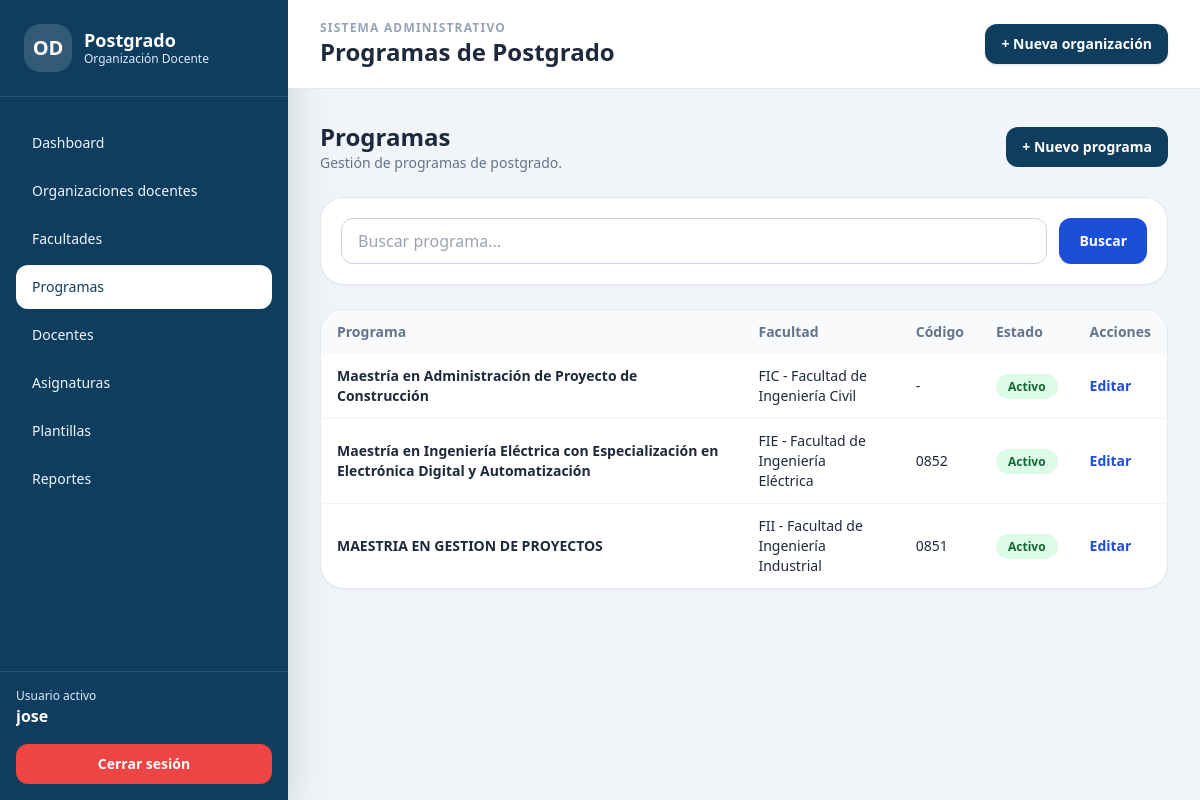
Screenshot of /programas/ (signed in) with the database file from the repository.
### organizacion_docente/models.py (models this page shows, shortened)
class ModeloBase(models.Model):
    creado_en = models.DateTimeField(auto_now_add=True)
    actualizado_en = models.DateTimeField(auto_now=True)
    class Meta:
        abstract = True

class ProgramaPostgrado(ModeloBase):
    facultad = models.ForeignKey(
        Facultad,
        on_delete=models.PROTECT,
        related_name="programas",
        verbose_name="Facultad"
    )
    nombre = models.CharField(
        max_length=255,
        verbose_name="Nombre del programa"
    )
    codigo = models.CharField(
        max_length=50,
        blank=True,
        null=True,
        verbose_name="Código del programa"
    )
    activo = models.BooleanField(
        default=True,
        verbose_name="Activo"
    )
    class Meta:
        verbose_name = "Programa de Postgrado"
        verbose_name_plural = "Programas de Postgrado"
        ordering = ["facultad__nombre", "nombre"]
        constraints = [
            models.UniqueConstraint(
                fields=["facultad", "nombre"],
                name="programa_unico_por_facultad"
            )
        ]

class Facultad(ModeloBase):
    nombre = models.CharField(
        max_length=150,
        unique=True,
        verbose_name="Nombre de la facultad"
    )
    siglas = models.CharField(
        max_length=20,
        blank=True,
        null=True,
        verbose_name="Siglas"
    )
    activo = models.BooleanField(
        default=True,
        verbose_name="Activo"
    )
    class Meta:
        verbose_name = "Facultad"
        verbose_name_plural = "Facultades"
        ordering = ["nombre"]
    def __str__(self):
        if self.siglas:
            return f"{self.siglas} - {self.nombre}"
        return self.nombre

### organizacion_docente/views.py (the view, shortened to what this page needs)
@login_required
def programa_listado(request):
    programas = ProgramaPostgrado.objects.select_related(
        "facultad"
    ).order_by("facultad__nombre", "nombre")
    q = request.GET.get("q")
    page_obj = paginar_queryset(request, programas, cantidad=15)
    context = {
        "titulo": "Programas de Postgrado",
        "programas": page_obj,
        "page_obj": page_obj,
        "q": q,
    }
    return render(
        request,
        "organizacion_docente/programa_list.html",
        context
    )

### organizacion_docente/views.py (called while the page is built)
def paginar_queryset(request, queryset, cantidad=15):
    paginator = Paginator(queryset, cantidad)
    numero_pagina = request.GET.get("page")
    return paginator.get_page(numero_pagina)

### templates/organizacion_docente/programa_list.html (shortened to what this page needs)
{% extends "base.html" %}
{% block header %}Programas de Postgrado{% endblock %}
{% block content %}
<div class="flex items-center justify-between mb-6">
    <div>
        <h3 class="text-2xl font-black text-slate-800">Programas</h3>
        <p class="text-sm text-slate-500">Gestión de programas de postgrado.</p>
    </div>
    <a href="{% url 'programa_crear' %}" class="rounded-xl bg-[#0f3d5e] px-4 py-2.5 text-sm font-bold text-white hover:bg-[#115b83]">
        + Nuevo programa
    </a>
</div>
<div class="bg-white rounded-3xl border border-slate-200 shadow-sm p-5 mb-6">
    <form method="get" class="flex gap-3">
        <input type="text" name="q" value="{{ q|default:'' }}" placeholder="Buscar programa..."
               class="w-full rounded-xl border border-slate-300 px-4 py-2.5 focus:ring-2 focus:ring-blue-200">
        <button class="rounded-xl bg-blue-700 px-5 py-2.5 text-sm font-bold text-white">Buscar</button>
    </form>
</div>
<div class="bg-white rounded-3xl border border-slate-200 shadow-sm overflow-hidden">
    <table class="min-w-full text-sm">
        <thead class="bg-slate-50 text-left text-slate-500">
            <tr>
                <th class="px-4 py-3">Programa</th>
                <th class="px-4 py-3">Facultad</th>
                <th class="px-4 py-3">Código</th>
                <th class="px-4 py-3">Estado</th>
                <th class="px-4 py-3">Acciones</th>
            </tr>
        </thead>
        <tbody class="divide-y divide-slate-100">
            {% for item in programas %}
                <tr>
                    <td class="px-4 py-3 font-bold">{{ item.nombre }}</td>
                    <td class="px-4 py-3">{{ item.facultad }}</td>
                    <td class="px-4 py-3">{{ item.codigo|default:"-" }}</td>
                    <td class="px-4 py-3">
                        {% if item.activo %}
                            <span class="rounded-full bg-green-100 text-green-800 px-3 py-1 text-xs font-bold">Activo</span>
                        {% else %}
                            <span class="rounded-full bg-red-100 text-red-800 px-3 py-1 text-xs font-bold">Inactivo</span>
                        {% endif %}
                    </td>
                    <td class="px-4 py-3">
                        <a href="{% url 'programa_editar' item.pk %}" class="font-bold text-blue-700 hover:underline">Editar</a>
                    </td>
                </tr>
            {% empty %}
                <tr>
                    <td colspan="5" class="px-4 py-8 text-center text-slate-500">No hay programas registrados.</td>
                </tr>
            {% endfor %}
        </tbody>
    </table>
</div>
{% endblock %}

### templates/base.html (shortened to what this page needs)
{% load static %}
<!DOCTYPE html>
<html lang="es">
<head>
    <script src="https://cdn.tailwindcss.com"></script>
</head>
<body class="bg-slate-100 text-slate-800">
<div class="min-h-screen flex">
    <aside class="hidden lg:flex lg:w-72 lg:flex-col bg-[#0f3d5e] text-white shadow-2xl">
        <div class="p-6 border-b border-white/10">
            <div class="flex items-center gap-3">
                <div class="w-12 h-12 rounded-2xl bg-white/15 flex items-center justify-center font-black text-xl">
                    OD
                </div>
                <div>
                    <h1 class="font-black text-lg leading-tight">Postgrado</h1>
                    <p class="text-xs text-blue-100">Organización Docente</p>
                </div>
            </div>
        </div>
        <nav class="flex-1 px-4 py-6 space-y-1 text-sm font-medium">
            <a href="{% url 'dashboard' %}"
               class="block px-4 py-3 rounded-xl {% if request.resolver_match.url_name == 'dashboard' %}bg-white text-[#0f3d5e]{% else %}hover:bg-white/10 text-blue-50{% endif %}">
                Dashboard
            </a>
            <a href="{% url 'organizacion_listado' %}"
               class="block px-4 py-3 rounded-xl {% if 'organizacion' in request.resolver_match.url_name %}bg-white text-[#0f3d5e]{% else %}hover:bg-white/10 text-blue-50{% endif %}">
                Organizaciones docentes
            </a>
            <a href="{% url 'facultad_listado' %}"
               class="block px-4 py-3 rounded-xl {% if 'facultad' in request.resolver_match.url_name %}bg-white text-[#0f3d5e]{% else %}hover:bg-white/10 text-blue-50{% endif %}">
                Facultades
            </a>
            <a href="{% url 'programa_listado' %}"
               class="block px-4 py-3 rounded-xl {% if 'programa' in request.resolver_match.url_name %}bg-white text-[#0f3d5e]{% else %}hover:bg-white/10 text-blue-50{% endif %}">
                Programas
            </a>
            <a href="{% url 'docente_listado' %}"
               class="block px-4 py-3 rounded-xl {% if 'docente' in request.resolver_match.url_name %}bg-white text-[#0f3d5e]{% else %}hover:bg-white/10 text-blue-50{% endif %}">
                Docentes
            </a>
            <a href="{% url 'asignatura_listado' %}"
               class="block px-4 py-3 rounded-xl {% if 'asignatura' in request.resolver_match.url_name %}bg-white text-[#0f3d5e]{% else %}hover:bg-white/10 text-blue-50{% endif %}">
                Asignaturas
            </a>
            <a href="{% url 'plantilla_listado' %}"
               class="block px-4 py-3 rounded-xl {% if 'plantilla' in request.resolver_match.url_name %}bg-white text-[#0f3d5e]{% else %}hover:bg-white/10 text-blue-50{% endif %}">
                Plantillas
            </a>
            <a href="{% url 'reportes' %}"
               class="block px-4 py-3 rounded-xl {% if request.resolver_match.url_name == 'reportes' %}bg-white text-[#0f3d5e]{% else %}hover:bg-white/10 text-blue-50{% endif %}">
                Reportes
            </a>
        </nav>
        <div class="p-4 border-t border-white/10">
            <p class="text-xs text-blue-100">Usuario activo</p>
            <p class="font-bold text-white truncate">{{ request.user.username }}</p>
            <form method="post" action="{% url 'logout' %}" class="mt-4">
                <button class="w-full rounded-xl bg-red-500 px-4 py-2.5 text-sm font-bold text-white hover:bg-red-600 transition">
                    Cerrar sesión
                </button>
            </form>
        </div>
    </aside>
    <main class="flex-1 min-w-0">
        <header class="bg-white border-b border-slate-200 px-4 md:px-8 py-5 sticky top-0 z-20">
            <div class="flex items-center justify-between gap-4">
                <div>
                    <p class="text-xs uppercase tracking-widest text-slate-400 font-bold">
                        Sistema administrativo
                    </p>
                    <h2 class="text-xl md:text-2xl font-black text-slate-800">
                        {% block header %}Control de Organización Docente{% endblock %}
                    </h2>
                </div>
                <a href="{% url 'organizacion_crear' %}"
                   class="hidden md:inline-flex items-center rounded-xl bg-[#0f3d5e] px-4 py-2.5 text-sm font-bold text-white hover:bg-[#115b83] shadow">
                    + Nueva organización
                </a>
            </div>
        </header>
        <section class="p-4 md:p-8">
            {% block content %}{% endblock %}
        </section>
    </main>
</div>
</body>
</html>

### rows the page displays
ProgramaPostgrado: nombre "Maestría en Administración de Proyecto de Construcción", facultad "FIC - Facultad de Ingeniería Civil", codigo "-", activo "Activo"
ProgramaPostgrado: nombre "Maestría en Ingeniería Eléctrica con Especialización en Electrónica Digital y Automatización", facultad "FIE - Facultad de Ingeniería Eléctrica", codigo "0852", activo "Activo"
ProgramaPostgrado: nombre "MAESTRIA EN GESTION DE PROYECTOS", facultad "FII - Facultad de Ingeniería Industrial", codigo "0851", activo "Activo"

### other values shown
{{ request.user.username }} "jose"
